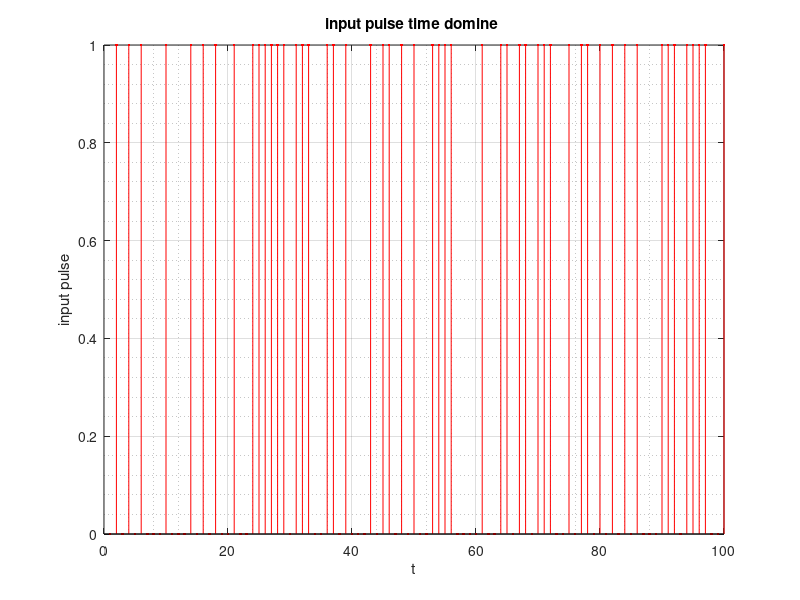

Write MATLAB code to recreate this figure. (Note: this script raises an error after producing the figure.)
%%
%parta
clc;clear;close all;
Fs = 1e06; Fc=1e04;F0=1e04;Bw=1e03;
Pulse = 1e-03;
length_of_pulse = Pulse*Fs;
One=ones(1,length_of_pulse);
Zero=-ones(1,length_of_pulse);
x=(sign(rand(1,100)-.5)+1)/2;
figure()
stem(x, 'r.');
xlabel('t');
ylabel('input pulse');
title('input pulse time domine ');
grid on;grid minor;
[in1,in2]=Divide(x);
input1=PulseShaping(in1,One,Zero);
input2=PulseShaping(in2,One,Zero);
t=1/Fs:1/Fs:length(input1)*1/Fs;
figure;
subplot(2,1,1)
plot(t,input1);
xlabel('t');
ylabel('input pulse first part');
title('input pulse first part time domine ');
grid on;grid minor;
subplot(2,1,2)
plot(t,input2);
xlabel('t');
ylabel('input pulse second part');
title('input pulse second part time domine ');
grid on;grid minor;
X=AnalogMod(input1,input2,Fs,Fc);
figure;
subplot(2,1,1);
plot(t,X);
xlabel('t');
ylabel('dumolated signal in channle');
title('dumolated signal in channle time domine ');
grid on;grid minor;
xlim([0,0.005]);
output=Channel(X,Fs,F0,Bw);
subplot(2,1,2);
plot(t,output);
ylabel('dumolated signal in channle after channel');
title('dumolated signal in channle after channel time domine ');
grid on;grid minor;
xlim([0,0.005]);
[out1,out2]=AnalogDemod(output,Fs,Bw,Fc);
figure;
subplot(2,1,1);
plot(t,out1);
xlabel('t');
ylabel('demolated signal part one ');
title('demolated signal part one time domine ');
grid on;grid minor;
ylim([-1.5,1.5]);
subplot(2,1,2);
plot(t,out2);
xlabel('t');
ylabel('demolated signal part two ');
title('demolated signal part two time domine ');
grid on;grid minor;
ylim([-1.5,1.5]);
[one_cor,zero_cor,out1]=MatchedFilt(real(out1),One,Zero);
figure;
subplot(2,1,1);
stem(one_cor,'r*')
ylabel('crrolation ');
title('crrolation of first part of signal with "one"  ');
grid on;grid minor;
subplot(2,1,2);
stem(zero_cor,'c.');
ylabel('crrolation ');
title('crrolation of first part of signal with "zero"  ');
grid on;grid minor;
 
[one_cor,zero_cor,out2]=MatchedFilt(real(out2),One,Zero);
figure;
subplot(2,1,1);
stem(one_cor,'r*')
ylabel('crrolation ');
title('crrolation of second  part of signal with "one"  ');
grid on;grid minor;
subplot(2,1,2);
stem(zero_cor,'c.');
ylabel('crrolation ');
title('crrolation of second part of signal with "zero"  ');
grid on;grid minor;
figure;
subplot(2,1,1)
stem(out1,'r*');
xlabel('t');
ylabel('input pulse first part AFTER CHANNLE');
title('input pulse first part AFTER CHANNLE time domine ');
grid on;grid minor;
subplot(2,1,2)
stem(out2,'g*');
xlabel('t');
ylabel('input pulse second part AFTER CHANNLE');
title('input pulse second part AFTER CHANNLE time domine ');
grid on;grid minor;
demulated=Combine(out1,out2);
figure();
subplot(2,1,1);
stem(demulated,'r*');
ylabel('input pulse after channle');
title('input pulse after channle time domine ');
grid on;grid minor;
subplot(2,1,2);
stem(x,'g*');
ylabel('input pulse');
title('input pulse time domine ');
grid on;grid minor;
%%
%partb
clc; clear;
Fs = 1e06;Fc=1e04;F0=1e04;Bw=1e03;
Pulse=1e-03;
length_of_pulse=Pulse*Fs;
One=ones(1,length_of_pulse);
zero=-ones(1,length_of_pulse);
snr=linspace(0,-800,800);
for i=1:1:length(snr)
    i
    x=(sign(rand(1,50)-.5)+1)/2;
    [in1,in2]=Divide(x);
    input1=PulseShaping(in1,One,zero);
    input2=PulseShaping(in2,One,zero);
    X = AnalogMod(input1,input2,Fs,Fc);
    X = awgn(X,snr(i));
    output = Channel(X,Fs,F0,Bw);
    [out1,out2] = AnalogDemod(output,Fs,Bw,Fc);
    [cor1,cor0,out1] = MatchedFilt(real(out1),One,zero);
    [cor1,cor0,out2] = MatchedFilt(real(out2),One,zero);
    demulated = Combine(out1,out2);
    er(i)=sum(abs(x-demulated))/length(x)*100;
end

figure;
plot(snr,er,'r');
xlabel('snr');
ylabel('erobability of error');
title('probability of error in snr domin');
grid on;
grid minor;
%%
%histogram
clc; clear;
Fs = 1e06;Fc=1e04;F0=1e04;Bw=1e03;
dt = 1/Fs;
Pulse=1e-03;
length_of_pulse=Pulse*Fs;
One=ones(1,length_of_pulse);
zero=-ones(1,length_of_pulse);
snr=linspace(0,-800,16);
figure;
for i=1:1:length(snr)
    i
    x=(sign(rand(1,50)-.5)+1)/2;
    [in1,in2]=Divide(x);
    input1=PulseShaping(in1,One,zero);
    input2=PulseShaping(in2,One,zero);
    X = AnalogMod(input1,input2,Fs,Fc);
    X = awgn(X,snr(i));
    output = Channel(X,Fs,F0,Bw);
    [out1,out2] = AnalogDemod(output,Fs,Bw,Fc);
    [cor1_1,cor0_1,out1] = MatchedFilt(real(out1),One,zero);
    [cor1_2,cor0_2,out2] = MatchedFilt(real(out2),One,zero);
    subplot(4,4,i);
    hist3([cor1_1',cor0_1'],'CDataMode','auto','FaceColor','interp');
    xlabel('cor1')
    ylabel('cor0')
    title(['snr of noise is' ,num2str(snr(i)), 'db'])
    grid on; grid minor;
    demulated = Combine(out1,out2);
    er(i)=sum(abs(x-demulated))/length(x)*100;
end

%%
%partd______500hz
clc;clear;close all;
Fs = 1e06; Fc=1e04;F0=1e04;Bw=1e03;
Pulse = 1e-03;
length_of_pulse = Pulse*Fs;
for i =1:length_of_pulse
    One(i)=sin(2*pi*500*i/Fs);
    Zero(i)=-sin(2*pi*500*i/Fs);
end
x=(sign(rand(1,100)-.5)+1)/2;
figure()
stem(x, 'r.');
xlabel('t');
ylabel('input pulse');
title('input pulse time domine ');
grid on;grid minor;
[in1,in2]=Divide(x);
input1=PulseShaping(in1,One,Zero);
input2=PulseShaping(in2,One,Zero);
t=1/Fs:1/Fs:length(input1)*1/Fs;
figure;
subplot(2,1,1)
plot(t,input1);
xlabel('t');
ylabel('input pulse first part');
title('input pulse first part time domine ');
grid on;grid minor;
subplot(2,1,2)
plot(t,input2);
xlabel('t');
ylabel('input pulse second part');
title('input pulse second part time domine ');
grid on;grid minor;
X=AnalogMod(input1,input2,Fs,Fc);
figure;
subplot(2,1,1);
plot(t,X);
xlabel('t');
ylabel('dumolated signal in channle');
title('dumolated signal in channle time domine ');
grid on;grid minor;
xlim([0,0.005]);
output=Channel(X,Fs,F0,Bw);
subplot(2,1,2);
plot(t,output);
ylabel('dumolated signal in channle after channel');
title('dumolated signal in channle after channel time domine ');
grid on;grid minor;
xlim([0,0.005]);
[out1,out2]=AnalogDemod(output,Fs,Bw,Fc);
figure;
subplot(2,1,1);
plot(t,out1);
xlabel('t');
ylabel('demolated signal part one ');
title('demolated signal part one time domine ');
grid on;grid minor;
ylim([-1.5,1.5]);
subplot(2,1,2);
plot(t,out2);
xlabel('t');
ylabel('demolated signal part two ');
title('demolated signal part two time domine ');
grid on;grid minor;
ylim([-1.5,1.5]);
[one_cor,zero_cor,out1]=MatchedFilt(real(out1),One,Zero);
figure;
subplot(2,1,1);
stem(one_cor,'r*')
ylabel('crrolation ');
title('crrolation of first part of signal with "one"  ');
grid on;grid minor;
subplot(2,1,2);
stem(zero_cor,'c.');
ylabel('crrolation ');
title('crrolation of first part of signal with "zero"  ');
grid on;grid minor;
 
[one_cor,zero_cor,out2]=MatchedFilt(real(out2),One,Zero);
figure;
subplot(2,1,1);
stem(one_cor,'r*')
ylabel('crrolation ');
title('crrolation of second  part of signal with "one"  ');
grid on;grid minor;
subplot(2,1,2);
stem(zero_cor,'c.');
ylabel('crrolation ');
title('crrolation of second part of signal with "zero"  ');
grid on;grid minor;
figure;
subplot(2,1,1)
stem(out1,'r*');
xlabel('t');
ylabel('input pulse first part AFTER CHANNLE');
title('input pulse first part AFTER CHANNLE time domine ');
grid on;grid minor;
subplot(2,1,2)
stem(out2,'g*');
xlabel('t');
ylabel('input pulse second part AFTER CHANNLE');
title('input pulse second part AFTER CHANNLE time domine ');
grid on;grid minor;
demulated=Combine(out1,out2);
figure();
subplot(2,1,1);
stem(demulated,'r*');
ylabel('input pulse after channle');
title('input pulse after channle time domine ');
grid on;grid minor;
subplot(2,1,2);
stem(x,'g*');
ylabel('input pulse');
title('input pulse time domine ');
grid on;grid minor;

%%
%%noise 500hz
clc; clear;
Fs = 1e06;Fc=1e04;F0=1e04;Bw=1e03;
dt = 1/Fs;
Pulse=1e-03;
length_of_pulse=Pulse*Fs;
for i =1:length_of_pulse
    One(i)=sin(2*pi*500*i/Fs);
    zero(i)=-sin(2*pi*500*i/Fs);
end
    
snr=linspace(0,-800,25);
figure;
for i=1:1:length(snr)
    i
    x=(sign(rand(1,50)-.5)+1)/2;
    [in1,in2]=Divide(x);
    input1=PulseShaping(in1,One,zero);
    input2=PulseShaping(in2,One,zero);
    X = AnalogMod(input1,input2,Fs,Fc);
    X = awgn(X,snr(i));
    output = Channel(X,Fs,F0,Bw);
    [out1,out2] = AnalogDemod(output,Fs,Bw,Fc);
    [cor1,cor0,out1] = MatchedFilt(real(out1),One,zero);
    [cor1,cor0,out2] = MatchedFilt(real(out2),One,zero);
    demulated = Combine(out1,out2);
    er(i)=sum(abs(x-demulated))/length(x)*100;
end

figure;
plot(snr,er,'r');
xlabel('snr');
ylabel('erobability of error');
title('probability of error in snr domin');
grid on;
grid minor;
%%
%histogram 500 hz
clc; clear;
Fs = 1e06;Fc=1e04;F0=1e04;Bw=1e03;
dt = 1/Fs;
Pulse=1e-03;
length_of_pulse=Pulse*Fs;
for i =1:length_of_pulse
    One(i)=sin(2*pi*500*i/Fs);
    zero(i)=-sin(2*pi*500*i/Fs);
end
snr=linspace(0,-800,16);
figure;
for i=1:1:length(snr)
    i
    x=(sign(rand(1,50)-.5)+1)/2;
    [in1,in2]=Divide(x);
    input1=PulseShaping(in1,One,zero);
    input2=PulseShaping(in2,One,zero);
    X = AnalogMod(input1,input2,Fs,Fc);
    X = awgn(X,snr(i));
    output = Channel(X,Fs,F0,Bw);
    [out1,out2] = AnalogDemod(output,Fs,Bw,Fc);
    [cor1_1,cor0_1,out1] = MatchedFilt(real(out1),One,zero);
    [cor1_2,cor0_2,out2] = MatchedFilt(real(out2),One,zero);
    subplot(4,4,i);
    hist3([cor1_1',cor0_1'],'CDataMode','auto','FaceColor','interp');
    xlabel('cor1')
    ylabel('cor0')
    title(['snr of noise is' ,num2str(snr(i)), 'db'])
    grid on; grid minor;
    demulated = Combine(out1,out2);
    er(i)=sum(abs(x-demulated))/length(x)*100;
end

%%
%bakhsh se
clc; clear;
Fs = 1e06;Fc=1e04;F0=1e04;Bw=1e03;
Pulse=1e-03;
length_of_pulse=Pulse*Fs;
One=ones(1,length_of_pulse);
zero=-ones(1,length_of_pulse);
snr=linspace(-700,-800,5);
for i=1:1:length(snr)
    i
    snr(i);
    x = floor((rand(1,100)*256));
    a = SourceGenerator(x);
    [in1,in2]=Divide(a);
    input1=PulseShaping(in1,One,zero);
    input2=PulseShaping(in2,One,zero);
    X = AnalogMod(input1,input2,Fs,Fc);
    X = awgn(X,snr(i));
    output = Channel(X,Fs,F0,Bw);
    [out1,out2] = AnalogDemod(output,Fs,Bw,Fc);
    [cor1,cor0,out1] = MatchedFilt(real(out1),One,zero);
    [cor1,cor0,out2] = MatchedFilt(real(out2),One,zero);
    demulated = Combine(out1,out2);
    a = OutputDecoder(demulated);
    er(i)=sum(abs((x-a)).^2)
end

figure;
plot(snr,er,'r');
xlabel('snr');
ylabel('square of error');
title('square of error in snr domin');
grid on;
grid minor;












%%
%functions
 function out = SourceGenerator(x)
 out = [];
    for i = 1:length(x)
        out = [out,de2bi(x(i),8)];
    end   
 end
 
function out = OutputDecoder(x)
 out = [];
    for i = 1:8:length(x)
        out = [out,bi2de([x(i),x(i+1),x(i+2),x(i+3),x(i+4),x(i+5),x(i+6),x(i+7)])];
    end   
 end
function [ a , b ] = Divide(x)
    for i = 1:length(x)
        if mod(i,2) == 0 
            b (i/2) = x(i);
        end
        if mod(i,2) == 1 
            a ((i+1)/2) = x(i);
        end
    end
        
end

function out = Combine(input1,input2)
out=[];
for i=1:1:length(input1)
    out = [out,input1(i),input2(i)];
end
end


function out = PulseShaping( input , one , zero)
    out = [];
    for i = 1:length(input)
        if input(i) == 1 ; 
            out = [out ,one];
        end
        
        if input(i) == 0 ; 
          out = [out ,zero];
        end
    end  
    end
        

function out = AnalogMod( input1 , input2 , Fs ,Fc)
    for i = 1: length(input1)
        out(i) = input1(i) * cos(  2*pi*Fc * i / Fs)...
            +input2(i) * sin(  2* pi* Fc * i / Fs);
    end
end

function out = Channel( input , Fs ,Fc ,Bw)
    num = length( input );
    fft_signal = fftshift (fft(input));
    F = -Fs/2 : Fs/num : Fs/2 - Fs/num;
    out_fft = zeros(1,length(fft_signal));
    min2 = floor((Fc-Bw/2+Fs/2)/(Fs/num));
    max2 = floor((Fc+Bw/2+Fs/2)/(Fs/num));
    min1 = floor((-Fc-Bw/2+Fs/2)/(Fs/num));
    max1 = floor(-Fc+Bw/2+Fs/2)/(Fs/num);
    for i = min1-100:1:max1+100
        if abs(F(i)-Fc)<=Bw/2
            
            out_fft(i) = fft_signal(i);
        
        elseif abs(F(i)+Fc)<=Bw/2
            out_fft(i) = fft_signal(i);
        else
            out_fft(i) = 0; 
        end
    end
    for i = min2-100:1:max2+100
        if abs(F(i)-Fc)<=Bw/2
            
            out_fft(i) = fft_signal(i);
        
        elseif abs(F(i)+Fc)<=Bw/2
            out_fft(i) = fft_signal(i);
        else
            out_fft(i) = 0; 
        end
    end
    out  = ifft(ifftshift(out_fft));
end

function [x1,x2]=AnalogDemod(input,Fs,Bw,Fc)
t=1/Fs:1/Fs:(length(input)*1/Fs);
Cos_vec = cos(2*pi*Fc*t);
Sin_vec = sin(2*pi*Fc*t);
x1=2*input.*Cos_vec;
x2=2*input.*Sin_vec ;
X1=fftshift(fft(x1));
X2=fftshift(fft(x2));
F=linspace(0,Fs,length(X1))-Fs/2;
min = floor(((Fs/2)-(Bw/2))/(Fs/length(X1)));
max = floor(((Fs/2)+(Bw/2))/(Fs/length(X1)));
out1 = zeros(1,length(X1));
out2 = zeros(1,length(X1));
for i=min-100:1:max+100
   if(abs(F(i))<Bw)
       out1(i)=X1(i);
       out2(i)=X2(i);
   end
end
x1=ifft(ifftshift(out1));
x2=ifft(ifftshift(out2));
end

function [cor_one,cor_zero,out]=MatchedFilt(input,one,zero)
psd_one = one.*one;
Energy=sum(psd_one);
cor_one=conv(input,one);
cor_zero=conv(input,zero);
out=zeros(1,length(input)/length(zero));
for i=1:length(out)
    if cor_one(i*length(zero))>=Energy/2
        out(i)=1;
    end
end
end